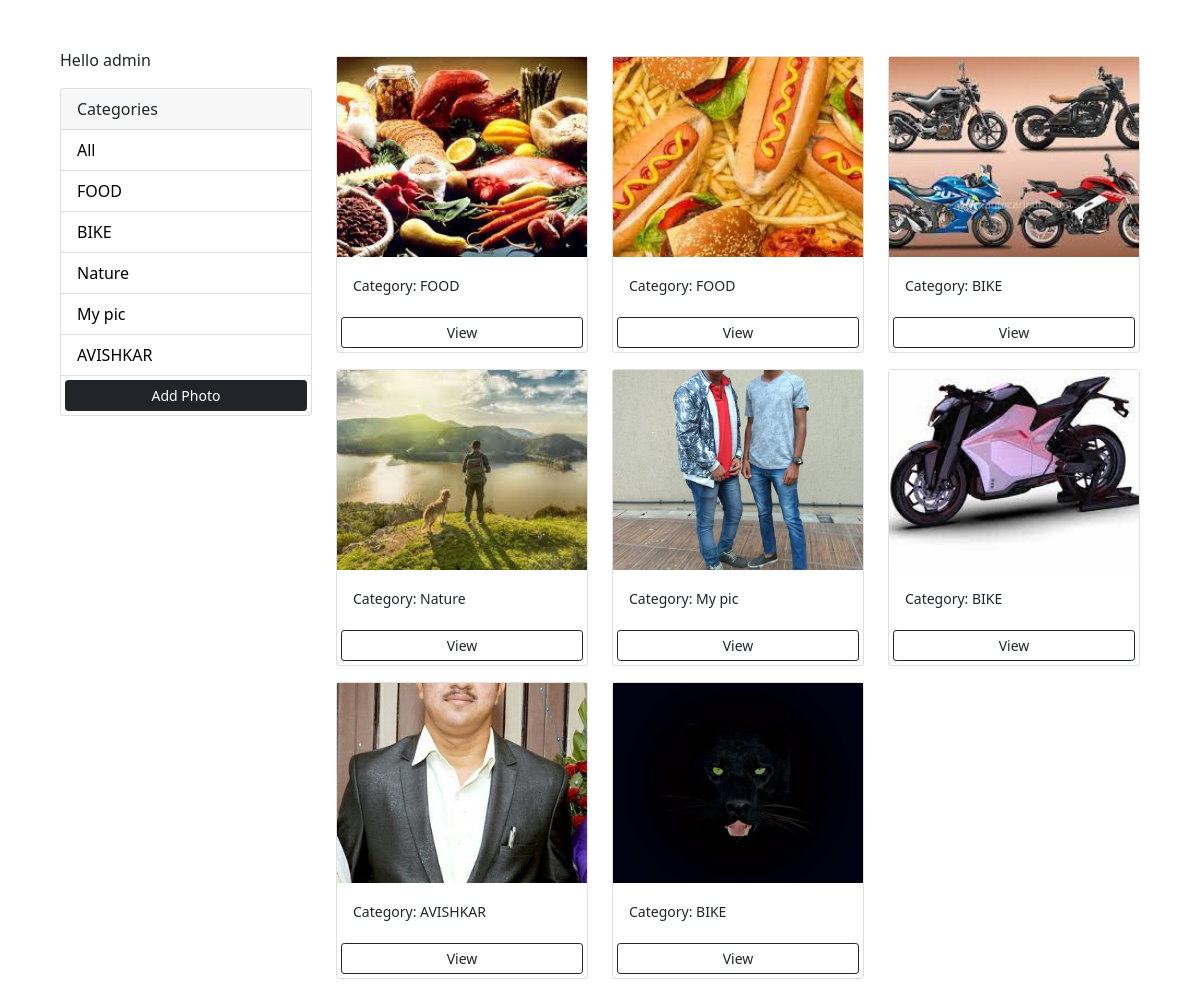
The app's page / (signed in) with its own data.
### MY/models.py (models this page shows, shortened)
class Category(models.Model):
    name = models.CharField(max_length=100, null=False, blank=False)

class Photo(models.Model):
    category = models.ForeignKey(
        Category, on_delete=models.SET_NULL, null=True, blank=True)
    image = models.ImageField(null=False, blank=False)
    description = models.TextField()

### MY/views.py (the view)
# urls.py: path('', views.gallery, name='gallery'),
def gallery(request):
    category = request.GET.get('category')
    if category == None:
        photos = Photo.objects.all()
    else:
        photos = Photo.objects.filter(category__name=category)
    categories = Category.objects.all()
    context = {'categories': categories, 'photos': photos}
    return render(request, 'photos/gallery.html', context)

### MY/templates/photos/gallery.html (shortened to what this page needs)
<!DOCTYPE html>
<html lang="en">
  <head>
    <link
      href="https://cdn.jsdelivr.net/npm/bootstrap@5.0.0-beta1/dist/css/bootstrap.min.css"
      rel="stylesheet"
    />
  </head>
  <body class="m-5">
    <div class="container">
      <div class="row">
        <div class="col-md-3">
          {% if request.user.is_authenticated %}
          <p>Hello {{request.user}}</p>
          {% endif %}
          <div class="card">
            <div class="card-header">Categories</div>
            <ul class="list-group list-group-flush">
              <li class="list-group-item">
                <a href="{% url 'gallery' %}">All</a>
              </li>
              {% for category in categories %}
              <li class="list-group-item">
                <a href="{% url 'gallery' %}?category={{category.name}}">
                  {{category.name}}
                </a>
              </li>
              {% endfor %}
              <a
                href="{% url 'add' %}"
                class="btn btn-dark btn-block btn-sm m-1"
                >Add Photo</a
              >
            </ul>
          </div>
        </div>
        <div class="col-md-9">
          <div class="row">
            {% for photo in photos %}
            <div class="col-md-4">
              <div class="card my-2">
                <img
                  class="image-thumbail"
                  src="{{photo.image.url}}"
                  alt="Card image cap"
                />
                <div class="card-body">
                  <small>Category: {{photo.category.name}}</small>
                </div>
                <a
                  href="{% url 'photo' photo.id %}"
                  class="btn btn-outline-dark btn-sm m-1"
                  >View</a
                >
              </div>
            </div>
            {% empty %}
            <h3>No photos...</h3>
            {% endfor %}
          </div>
        </div>
      </div>
    </div>
  </body>
</html>

### MY/templates/photos/gallery.html (style rules this page uses)
.image-thumbail { height: 200px; object-fit: cover; }
.list-group-item a { text-decoration: none; color: black; }

### records on screen
Category: name "FOOD"
Category: name "BIKE"
Category: name "Nature"
Category: name "My pic"
Category: name "AVISHKAR"
Photo: image (picture), category.name "FOOD"
Photo: image (picture), category.name "FOOD"
Photo: image (picture), category.name "BIKE"
Photo: image (picture), category.name "Nature"
Photo: image (picture), category.name "My pic"
Photo: image (picture), category.name "BIKE"
Photo: image (picture), category.name "AVISHKAR"
Photo: image (picture), category.name "BIKE"

### other values on screen
{{ request.user }} "admin"
